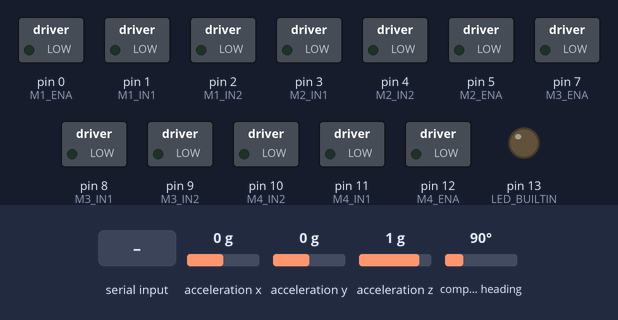
Bench run of a program on a simulated Teensy 4. On the bench: switched loads named in the program (green lamp = pin HIGH), output pins drawn as LEDs (lit = HIGH). Inputs (shaded band) come from the test bench; at power-on: acceleration x 0 g, acceleration y 0 g, acceleration z 1 g, compass heading 90°. What the program prints to the serial monitor is not drawn.

Above: at 6.2 s.
6.3 s: "90,45\n" received over Serial
At 6.9 s:
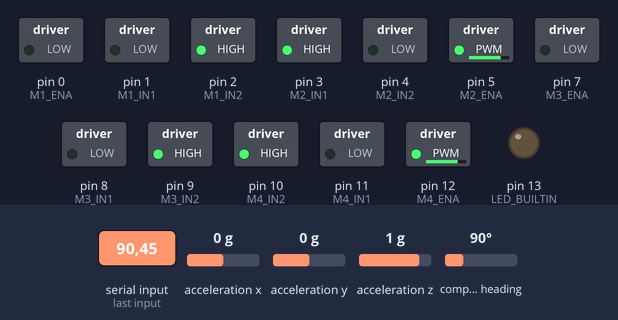
7.8 s: "30,150\n" received over Serial
At 8.1 s:
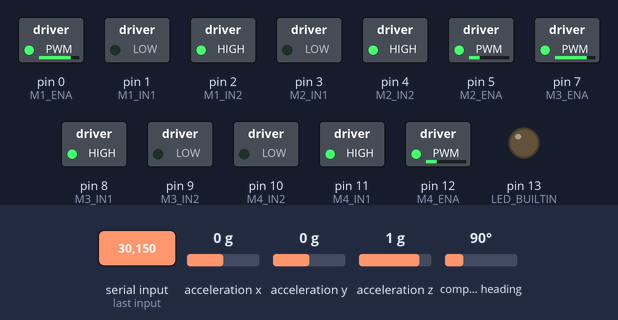
9.3 s: "999\n" received over Serial
At 10.3 s:
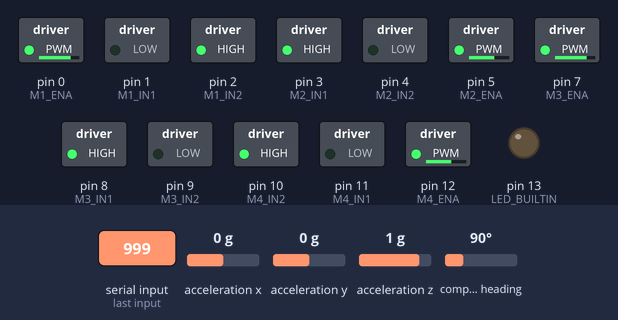
10.8 s: "5\n" received over Serial
At 11.5 s:
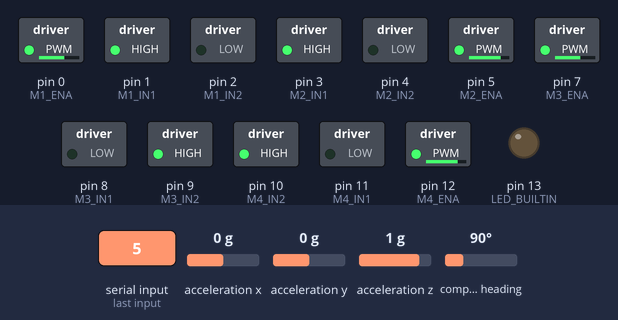
12.3 s: "90,45\n" received over Serial
At 12.7 s:
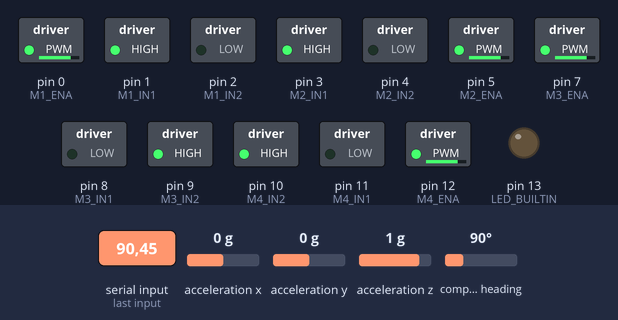
13.8 s: "90\n" received over Serial
At 15.0 s:
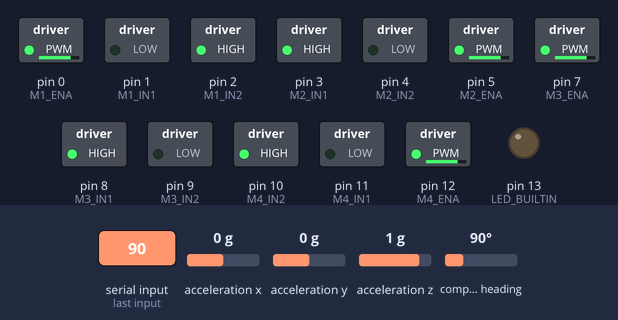
Timing chart, 0 to 16.3 s (numbered marks = the images above; inputs shaded):
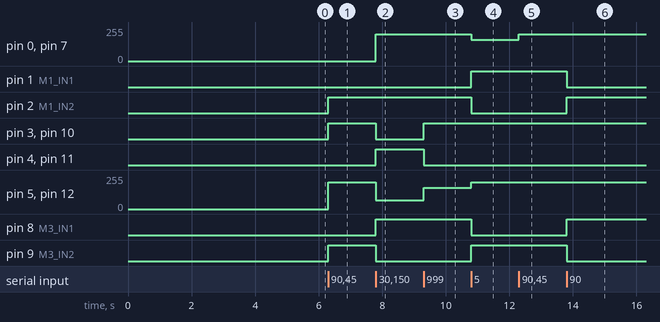

Measured:
- after the input at 6.3 s, pin 2 (M1_IN2), pin 3 (M2_IN1), pin 9 (M3_IN2), pin 10 (M4_IN2): LOW → HIGH at once; pin 5 (M2_ENA), pin 12 (M4_ENA): 0/255 → 200/255 at once
- after the input at 7.8 s, pin 0 (M1_ENA), pin 7 (M3_ENA): 0/255 → 200/255 at once; pin 3 (M2_IN1), pin 9 (M3_IN2), pin 10 (M4_IN2): HIGH → LOW at once; pin 4 (M2_IN2), pin 8 (M3_IN1), pin 11 (M4_IN1): LOW → HIGH at once; pin 5 (M2_ENA), pin 12 (M4_ENA): 200/255 → 66/255 at once
- after the input at 9.3 s, pin 3 (M2_IN1), pin 10 (M4_IN2): LOW → HIGH at once; pin 4 (M2_IN2), pin 11 (M4_IN1): HIGH → LOW at once; pin 5 (M2_ENA), pin 12 (M4_ENA): 66/255 → 160/255 at once
- after the input at 10.8 s, pin 0 (M1_ENA), pin 7 (M3_ENA): 200/255 → 160/255 at once; pin 1 (M1_IN1), pin 9 (M3_IN2): LOW → HIGH at once; pin 2 (M1_IN2), pin 8 (M3_IN1): HIGH → LOW at once; pin 5 (M2_ENA), pin 12 (M4_ENA): 160/255 → 200/255 at once
- after the input at 12.3 s, pin 0 (M1_ENA), pin 7 (M3_ENA): 160/255 → 200/255 at once
- after the input at 13.8 s, pin 1 (M1_IN1), pin 9 (M3_IN2): HIGH → LOW at once; pin 2 (M1_IN2), pin 8 (M3_IN1): LOW → HIGH at once

The program:

main.cpp
```cpp
#include <Arduino.h>
#include <Wire.h>
#include <drivetrain_hal.h>
#include <Adafruit_BNO055.h>
#include <utility/imumaths.h>
#include <Adafruit_Sensor.h>

/*
  Compile-time options
  - MOTORS: Preset motor movement sequences for demos and hardware tests.
  - SERIAL: When you want the autonomy stack to work. Accepts direction via serial.
*/
// #define MOTORS
#define SERIAL


// Pin assignments
MotorPins motor_1{M1_ENA, M1_IN1, M1_IN2};
MotorPins motor_2{M2_ENA, M2_IN1, M2_IN2};
MotorPins motor_3{M3_ENA, M3_IN1, M3_IN2};
MotorPins motor_4{M4_ENA, M4_IN1, M4_IN2};

Robot rat{motor_1, motor_2, motor_3, motor_4};

Adafruit_BNO055 bno = Adafruit_BNO055(55, 0x28);

// The setup function runs once when you press reset or power the board
void setup() {
  // Motor 1 Initialization
  pinMode(M1_IN1, OUTPUT);
  pinMode(M1_IN2, OUTPUT);
  pinMode(M1_ENA, OUTPUT);

  // Motor 2 Initialization
  pinMode(M2_IN1, OUTPUT);
  pinMode(M2_IN2, OUTPUT);
  pinMode(M2_ENA, OUTPUT);

  // Motor 3 Initialization
  pinMode(M3_IN1, OUTPUT);
  pinMode(M3_IN2, OUTPUT);
  pinMode(M3_ENA, OUTPUT);

  // Motor 4 Initialization
  pinMode(M4_IN1, OUTPUT);
  pinMode(M4_IN2, OUTPUT);
  pinMode(M4_ENA, OUTPUT);

  pinMode(LED_BUILTIN, OUTPUT);

  Serial.begin(9600);

  if (!bno.begin()) {
    Serial.println("No BNO detected");
  }
  delay(5000);
  bno.setExtCrystalUse(true);
}

int direction = 999;

// the loop function runs over and over again forever
void loop() {
  sensors_event_t event;
  bno.getEvent(&event);
  Serial.println((float)event.acceleration.x);

  #ifdef MOTORS
  direction_drive(60, 200, rat);
  // delay(2);
  // stop_robot(rat);
  // delay(0.5);
  // direction_drive(120, 200, rat);
  // delay(2);
  // stop_robot(rat);
  // delay(0.5);
  // direction_drive(270, 200, rat);
  // delay(2);
  // stop_robot(rat);
  // delay(0.5);
  #endif MOTORS

  #ifdef SERIAL

  if (Serial.available() >= 3) {
    char in_angle[4];
    Serial.readBytes(in_angle, 3);
    in_angle[3]='\0';
    direction = atoi(in_angle);
  } else {
    // direction = 999;
  }

  if (direction == 999) {
    stop_robot(rat);
  } else {
    direction_drive(direction, 200, rat);
  }

  #endif SERIAL

}
```

pins.h
```cpp
/*
L298N Motor Driver Pin Assignments
*/

#pragma once

// Struct to store each motor's pins in a cleaner manner
struct MotorPins{
  int enable;
  int in1;
  int in2;
};

/*
    @todo Turn into a class with methods rather than a struct that holds MotorPins objects
*/
struct Robot {
    MotorPins m1;
    MotorPins m2;
    MotorPins m3;
    MotorPins m4;
};

// Motor 1
constexpr int M1_IN1 =  1;
constexpr int M1_IN2 =  2;
constexpr int M1_ENA =  0;

// Motor 2
constexpr int M2_IN1 =  3;
constexpr int M2_IN2 =  4;
constexpr int M2_ENA =  5;

// Motor 3
constexpr int M3_IN1 =  8;
constexpr int M3_IN2 =  9;
constexpr int M3_ENA =  7;

// Motor 4
constexpr int M4_IN1 =  11;
constexpr int M4_IN2 =  10;
constexpr int M4_ENA =  12;

// BNO055 IMU Pins
constexpr int BNO_SDA = 18;
constexpr int BNO_SCL = 19;
constexpr int BNO_INT = 38;
constexpr int BNO_RST = 15;
constexpr int BNO_PS0 = 17;
constexpr int BNO_PS1 = 16;
```

drivetrain_hal.h
```cpp
#include <Arduino.h>
#include <pins.h>

#pragma once

void drive_motor(int analog_value, MotorPins motor);
int lerp_angle(int angle, int max_analog_value);
void direction_drive(int degrees, int analog_value, Robot robot);
void stop_robot(Robot robot);
```

drivetrain_hal.cpp
```cpp
#include <Arduino.h>
#include <drivetrain_hal.h>

// Drives a single motor at a specified PWM value. Accepts negative values to mean backward movement
void drive_motor(int analog_value, MotorPins motor) {
  if (analog_value < 0) {
    digitalWrite(motor.in1, HIGH);
    digitalWrite(motor.in2, LOW);
  } else {
    digitalWrite(motor.in1, LOW);
    digitalWrite(motor.in2, HIGH);
  }
  analogWrite(motor.enable, abs(analog_value));
}

int lerp_angle(int angle, int max_analog_value) {
  return (int)(((double)angle/45 - 1) * max_analog_value);

}

// Drive the robot in a direction between 0 and 360 at a specified PWM value
void direction_drive(int degrees, int analog_value, Robot robot) {
  if (degrees >= 0 && degrees <= 90) {
    drive_motor(-analog_value, robot.m2);
    drive_motor(analog_value, robot.m4);
    drive_motor(lerp_angle(degrees, analog_value), robot.m1);
    drive_motor(-1 * lerp_angle(degrees, analog_value), robot.m3);
  }
  else if (degrees > 90 && degrees <= 180) {
    drive_motor(-analog_value, robot.m3);
    drive_motor(analog_value, robot.m1);
    drive_motor(lerp_angle(degrees-90, analog_value), robot.m2);
    drive_motor(-1 * lerp_angle(degrees-90, analog_value), robot.m4);
  }
  else if (degrees > 180 && degrees <= 270) {
    drive_motor(-analog_value, robot.m4);
    drive_motor(analog_value, robot.m2);
    drive_motor(lerp_angle(degrees-180, analog_value), robot.m3);
    drive_motor(-1 * lerp_angle(degrees-180, analog_value), robot.m1);
  }
  else if (degrees > 270 && degrees <= 360) {
    drive_motor(-analog_value, robot.m1);
    drive_motor(analog_value, robot.m3);
    drive_motor(lerp_angle(degrees-270, analog_value), robot.m4);
    drive_motor(-1 * lerp_angle(degrees-270, analog_value), robot.m2);
  }
}

// Set all motor IN pins to LOW to stop the robot
void stop_robot(Robot robot) {
  digitalWrite(robot.m1.in1, LOW);
  digitalWrite(robot.m1.in2, LOW);
  digitalWrite(robot.m2.in1, LOW);
  digitalWrite(robot.m2.in2, LOW);
  digitalWrite(robot.m3.in1, LOW);
  digitalWrite(robot.m3.in2, LOW);
  digitalWrite(robot.m4.in1, LOW);
  digitalWrite(robot.m4.in2, LOW);
}
```
